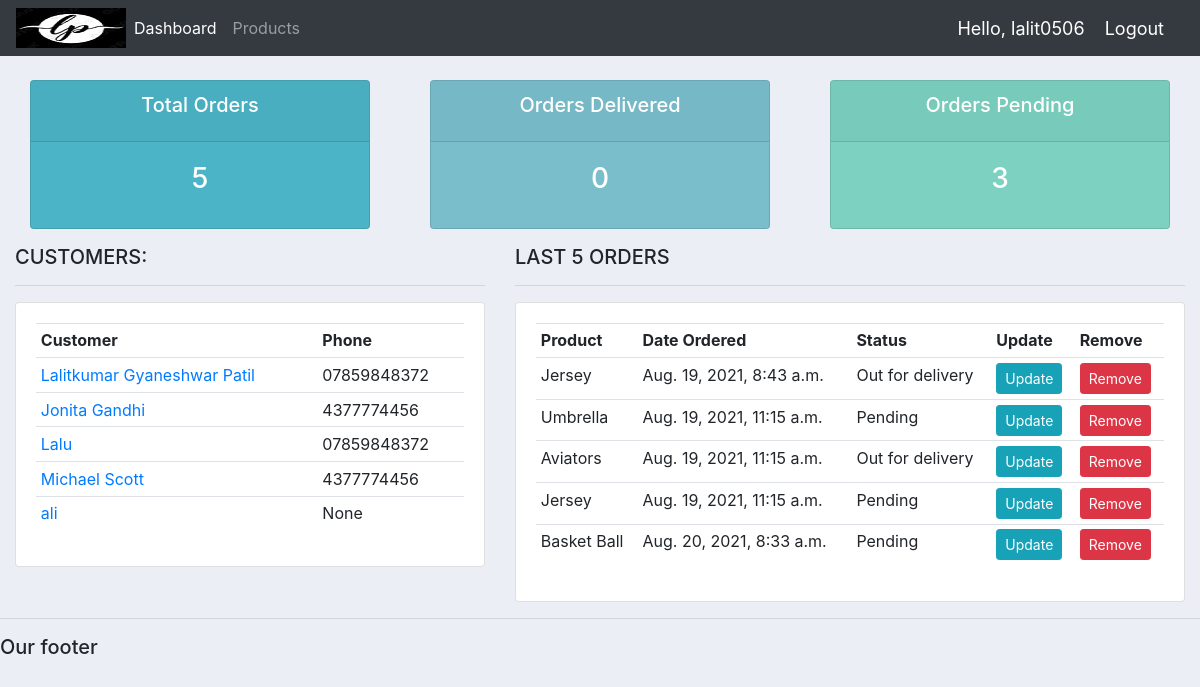
The app's page / (signed in) with its own data.
### accounts/models.py (models this page shows, shortened)
class Customer(models.Model):
    user = models.OneToOneField(
        User, blank=True, null=True, on_delete=models.CASCADE)
    name = models.CharField(max_length=200, null=True)
    phone = models.CharField(max_length=200, null=True)
    email = models.CharField(max_length=200, null=True)
    profile_pic = models.ImageField(
        default="https://lalit-crm-bucket.s3.us-west-2.amazonaws.com/images/profPic.png", null=True, blank=True)
    date_created = models.DateTimeField(auto_now_add=True, null=True)

class Order(models.Model):
    STATUS = (
        ('Pending', 'Pending'),
        ('Out for delivery', 'Out for delivery'),
        ('Delivered', 'Delivered'),
    )
    customer = models.ForeignKey(
        Customer, null=True, on_delete=models.SET_NULL)
    product = models.ForeignKey(Product, null=True, on_delete=models.SET_NULL)
    date_created = models.DateTimeField(auto_now_add=True, null=True)
    status = models.CharField(max_length=200, null=True, choices=STATUS)
    note = models.CharField(max_length=1000, null=True)

class Product(models.Model):
    CATEGORY = (
        ('Indoor', 'Indoor'),
        ('Out Door', 'Out Door'),
    )
    name = models.CharField(max_length=200, null=True)
    price = models.FloatField(null=True)
    category = models.CharField(max_length=200, null=True, choices=CATEGORY)
    description = models.CharField(max_length=200, null=True)
    date_created = models.DateTimeField(auto_now_add=True, null=True)
    tags = models.ManyToManyField(Tag)
    def __str__(self):
        return self.name

### accounts/decorators.py (the view)
    def wrapper_function(request, *args, **kwargs):
        group = None
        if request.user.groups.exists():
            group = request.user.groups.all()[0].name
        if group == 'customer':
            return redirect('user-page')
        if group == 'admin':
            return view_func(request, *args, **kwargs)

### accounts/views.py (called while the page is built)
@login_required(login_url='login')
@admin_only
def home(request):
    customers = Customer.objects.all()
    orders = Order.objects.all()
    total_orders = orders.count()
    total_customers = customers.count()
    delivered = orders.filter(status='Delivered').count()
    pending = orders.filter(status='Pending').count()
    params = {'customers': customers, 'orders': orders, 'total_orders': total_orders,
              'total_customers': total_customers, 'delivered': delivered, 'pending': pending}
    return render(request, 'accounts/dashboard.html', params)

### accounts/templates/accounts/dashboard.html
{% extends 'accounts/main.html' %} {% load static %}{% block content %}
<br />
{% include 'accounts/status.html' %}
<div class="row">
  <div class="col-md-5">
    <h5>CUSTOMERS:</h5>
    <hr />
    <div class="card card-body">
      <table class="table table-sm">
        <tr>
          <th>Customer</th>
          <th>Phone</th>
        </tr>
        {%for customer in customers%}
        <tr>
          <td>
            <a href="{% url 'customer' customer.id%}">{{customer.name}}</a>
          </td>
          <td>{{customer.phone}}</td>
        </tr>
        {%endfor%}
      </table>
    </div>
  </div>
  <div class="col-md-7">
    <h5>LAST 5 ORDERS</h5>
    <hr />
    <div class="card card-body">
      <table class="table table-sm">
        <tr>
          <th>Product</th>
          <th>Date Ordered</th>
          <th>Status</th>
          <th>Update</th>
          <th>Remove</th>
        </tr>
        {%for order in orders%}
        <tr>
          <td>{{order.product}}</td>
          <td>{{order.date_created}}</td>
          <td>{{order.status}}</td>
          <td>
            <a
              class="btn btn-sm btn-info"
              href="{% url 'update-order' order.id%}"
              >Update</a
            >
          </td>
          <td>
            <a
              class="btn btn-sm btn-danger"
              href="{% url 'delete-order' order.id%}"
              >Remove</a
            >
          </td>
        </tr>
        {%endfor%}
      </table>
    </div>
  </div>
</div>
{% endblock %}

### accounts/templates/accounts/main.html (shortened to what this page needs)
{% load static %}
<!DOCTYPE html>
<html>
  <head>
    <link
      rel="stylesheet"
      href="https://stackpath.bootstrapcdn.com/bootstrap/4.3.1/css/bootstrap.min.css"
    />
    <link
      rel="stylesheet"
      type="text/css"
      href="{% static '/css/main.css' %}"
    />
  </head>
  <body>
    {% include 'accounts/navbar.html' %}
    <div class="container-fluid">{% block content %} {% endblock %}</div>
    <hr />
    <h5>Our footer</h5>
  </body>
</html>

### accounts/templates/accounts/navbar.html (shortened to what this page needs)
{% load static %}
<nav class="navbar navbar-expand-lg navbar-dark bg-dark">
  <img src="{% static 'images/lp-logo.jpg' %}" />
  <div class="collapse navbar-collapse" id="navbarNav">
    <ul class="navbar-nav">
      {% if request.user.is_staff %}
      <li class="nav-item active">
        <a class="nav-link" href="{% url 'home' %}">Dashboard</a>
      </li>
      <li class="nav-item">
        <a class="nav-link" href="{% url 'products' %}">Products</a>
      </li>
      {% else %}
      <li class="nav-item">
        <a class="nav-link" href="{% url 'account' %}">Settings</a>
      </li>
      {% endif %}
    </ul>
  </div>
  <span class="hello-msg">Hello, {{request.user}}</span>
  <span><a class="hello-msg" href="{% url 'logout' %}">Logout</a></span>
</nav>

### accounts/templates/accounts/status.html
<div class="row">
  <div class="col">
    <div class="col-md">
      <div class="card text-center text-white mb-3" id="total-orders">
        <div class="card-header">
          <h5 class="card-title">Total Orders</h5>
        </div>
        <div class="card-body">
          <h3 class="card-title">{{total_orders}}</h3>
        </div>
      </div>
    </div>
  </div>
  <div class="col">
    <div class="col-md">
      <div class="card text-center text-white mb-3" id="orders-delivered">
        <div class="card-header">
          <h5 class="card-title">Orders Delivered</h5>
        </div>
        <div class="card-body">
          <h3 class="card-title">{{delivered}}</h3>
        </div>
      </div>
    </div>
  </div>
  <div class="col">
    <div class="col-md">
      <div class="card text-center text-white mb-3" id="orders-pending">
        <div class="card-header">
          <h5 class="card-title">Orders Pending</h5>
        </div>
        <div class="card-body">
          <h3 class="card-title">{{pending}}</h3>
        </div>
      </div>
    </div>
  </div>
</div>

### static/css/main.css (style rules this page uses)
body { background-color: #ebeff5; }
#total-orders { background-color: #4cb4c7; }
#orders-delivered { background-color: #7abecc; }
#orders-pending { background-color: #7cd1c0; }

### accounts/templates/accounts/navbar.html (style rules this page uses)
.hello-msg { font-size: 18px; color: #fff; margin-right: 20px; }

### records on screen
Customer: name "Lalitkumar Gyaneshwar Patil", phone "07859848372"
Customer: name "Jonita Gandhi", phone "4377774456"
Customer: name "Lalu", phone "07859848372"
Customer: name "Michael Scott", phone "4377774456"
Customer: name "ali", phone "None"
Order: product "Jersey", date_created "Aug. 19, 2021, 8:43 a.m.", status "Out for delivery"
Order: product "Umbrella", date_created "Aug. 19, 2021, 11:15 a.m.", status "Pending"
Order: product "Aviators", date_created "Aug. 19, 2021, 11:15 a.m.", status "Out for delivery"
Order: product "Jersey", date_created "Aug. 19, 2021, 11:15 a.m.", status "Pending"
Order: product "Basket Ball", date_created "Aug. 20, 2021, 8:33 a.m.", status "Pending"

### other values on screen
{{ request.user }} "lalit0506"
{{ total_orders }} "5"
{{ delivered }} "0"
{{ pending }} "3"
